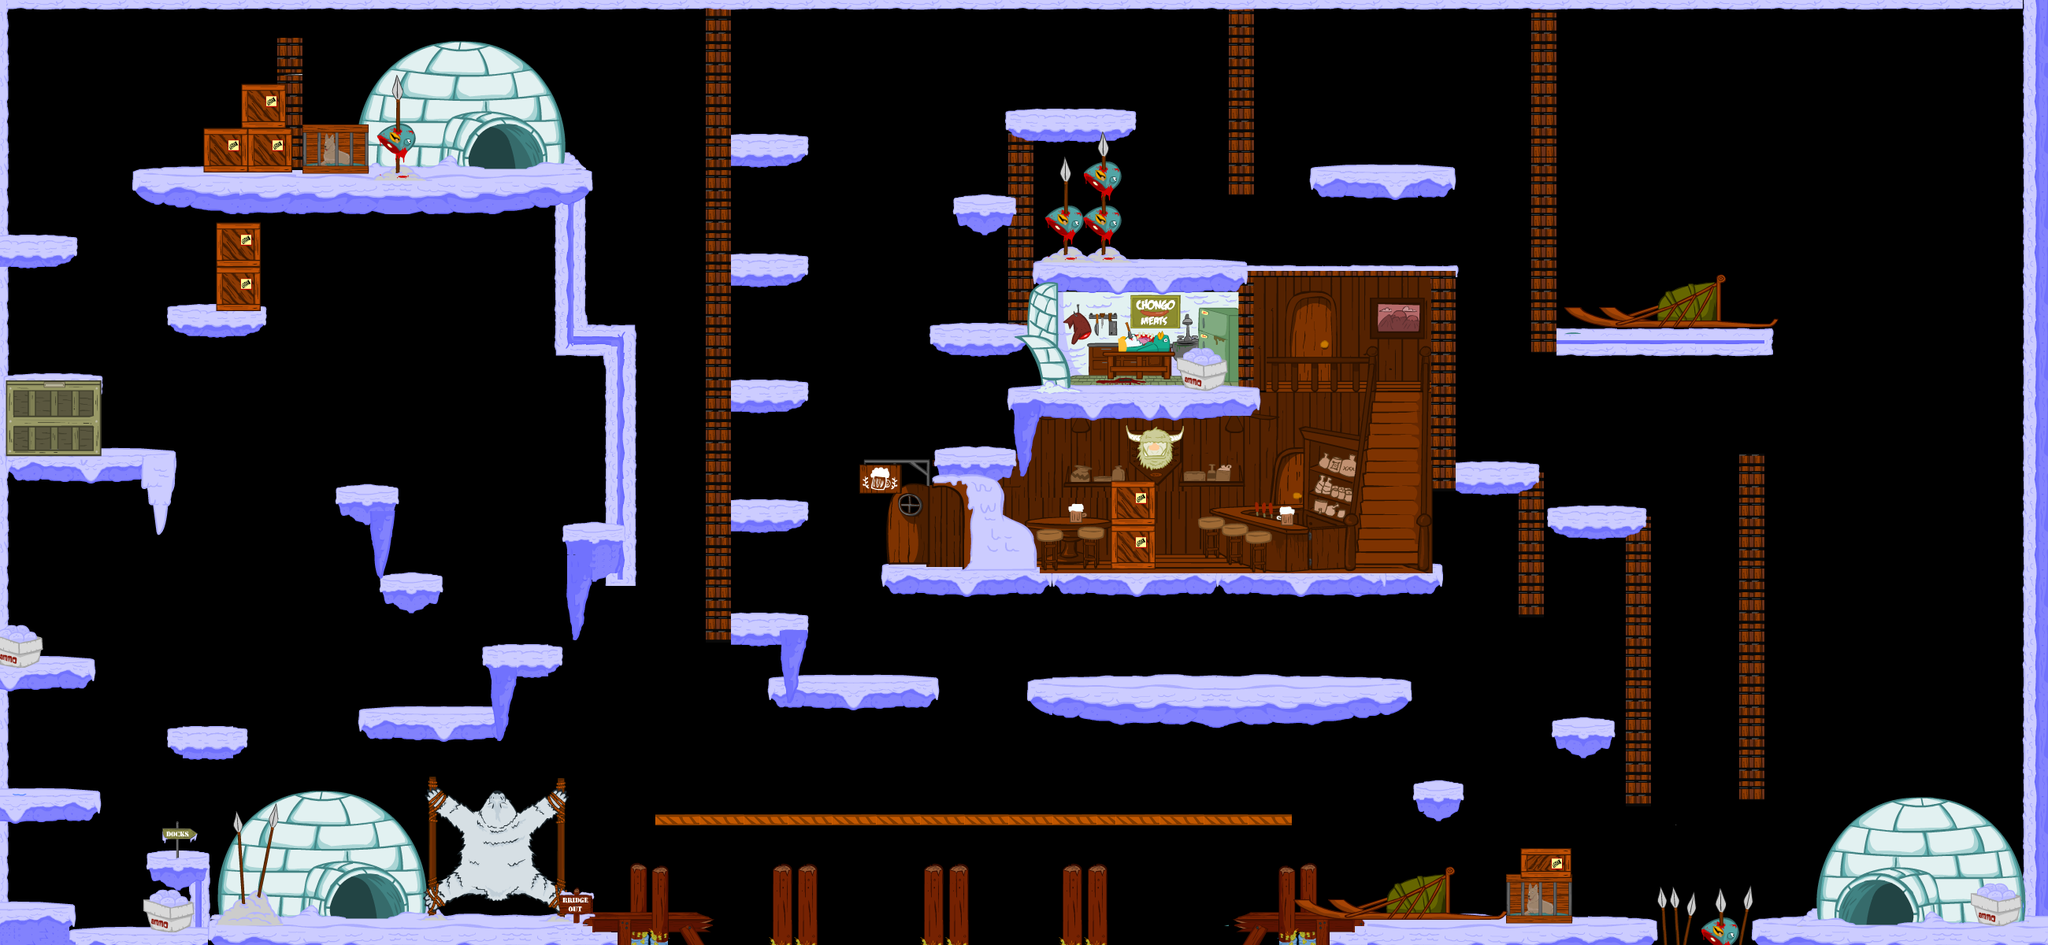

This is a level from a 2D game, rendered from its Tiled map with the project's own tilesets. A one-line summary and the map file follow, with tile-layer data summarised:
An orthogonal 325x150 tile map with 8x8 px tiles, 11 tile layers (sub2, sub1, main, actors3, ...), 3 tilesets and 191 objects.

<map version="1.0" orientation="orthogonal" width="325" height="150" tilewidth="8" tileheight="8">
 <tileset firstgid="1" name="snowball" tilewidth="8" tileheight="8">
  <image source="snowball.png" width="114" height="69" />
 </tileset>
 <tileset firstgid="113" name="rope" tilewidth="8" tileheight="8">
  <image source="rope.png" width="64" height="20" />
 </tileset>
 <tileset firstgid="129" name="levelThreeTiles" tilewidth="8" tileheight="8">
  <image source="levelThreeTiles.png" width="800" height="1000" />
 </tileset>
 <layer name="sub2" width="325" height="150">
  <data>[48750 cells, 3255 non-empty, 380 distinct tile ids]</data>
 </layer>
 <layer name="sub1" width="325" height="150">
  <data>[48750 cells, 2535 non-empty, 1692 distinct tile ids]</data>
 </layer>
 <layer name="main" width="325" height="150">
  <data>[48750 cells, 9857 non-empty, 4716 distinct tile ids]</data>
 </layer>
 <layer name="actors3" width="325" height="150">
  <data>[48750 cells, 562 non-empty, 426 distinct tile ids]</data>
 </layer>
 <layer name="mapActors2" width="325" height="150">
  <data>[48750 cells, 4318 non-empty, 2537 distinct tile ids]</data>
 </layer>
 <layer name="mapActors" width="325" height="150">
  <data>[48750 cells, 1857 non-empty, 1641 distinct tile ids]</data>
 </layer>
 <layer name="player" width="325" height="150">
  <data>[48750 cells, 0 non-empty, 0 distinct tile ids]</data>
 </layer>
 <layer name="above2" width="325" height="150">
  <data>[48750 cells, 150 non-empty, 136 distinct tile ids]</data>
 </layer>
 <layer name="mapActorsAbvove" width="325" height="150">
  <data>[48750 cells, 1103 non-empty, 1090 distinct tile ids]</data>
 </layer>
 <layer name="snowballSpawn" width="325" height="150">
  <data>[48750 cells, 11 non-empty, 9 distinct tile ids]</data>
 </layer>
 <layer name="rope" width="325" height="150">
  <data>[48750 cells, 202 non-empty, 14 distinct tile ids]</data>
 </layer>
 <objectgroup name="Start" width="325" height="150">
  <object x="63" y="1095" />
 </objectgroup>
 <objectgroup name="Collision" width="325" height="150">
  <object x="0" y="1008" width="120" height="8" />
  <object x="192" y="1088" width="64" height="8" />
  <object x="264" y="1168" width="632" height="8" />
  <object x="1568" y="1168" width="528" height="8" />
  <object x="224" y="928" width="80" height="8" />
  <object x="464" y="904" width="184" height="8" />
  <object x="624" y="824" width="96" height="8" />
  <object x="720" y="672" width="56" height="8" />
  <object x="1440" y="720" width="352" height="8" />
  <object x="440" y="624" width="56" height="8" />
  <object x="128" y="576" width="88" height="8" />
  <object x="0" y="480" width="120" height="8" />
  <object x="0" y="304" width="88" height="8" />
  <object x="384" y="224" width="352" height="8" />
  <object x="744" y="416" width="56" height="8" />
  <object x="1024" y="856" width="152" height="8" />
  <object x="1320" y="864" width="456" height="8" />
  <object x="1800" y="1000" width="48" height="8" />
  <object x="1937" y="1079" width="48" height="8" />
  <object x="1976" y="920" width="88" height="8" />
  <object x="928" y="784" width="88" height="8" />
  <object x="1128" y="720" width="280" height="8" />
  <object x="928" y="176" width="88" height="8" />
  <object x="928" y="328" width="88" height="8" />
  <object x="928" y="488" width="88" height="8" />
  <object x="928" y="640" width="88" height="8" />
  <object x="1192" y="576" width="88" height="8" />
  <object x="1288" y="496" width="248" height="8" />
  <object x="1192" y="416" width="88" height="8" />
  <object x="1224" y="256" width="56" height="8" />
  <object x="1288" y="144" width="144" height="8" />
  <object x="1312" y="336" width="272" height="8" />
  <object x="1672" y="216" width="168" height="8" />
  <object x="1416" y="592" width="16" height="8" />
  <object x="1960" y="648" width="128" height="8" />
  <object x="360" y="48" width="16" height="8" />
  <object x="317" y="108" width="40" height="8" />
  <object x="268" y="164" width="40" height="8" />
  <object x="176" y="224" width="80" height="8" />
  <object x="384" y="160" width="72" height="8" />
  <object x="2232" y="1168" width="368" height="8" />
  <object x="2216" y="576" width="16" height="8" />
  <object x="1848" y="592" width="104" height="8" />
  <object x="1976" y="424" width="272" height="24" />
  <object x="1976" y="416" width="264" height="8" />
  <object x="504" y="736" width="48" height="8" />
  <object x="224" y="392" width="48" height="8" />
  <object x="0" y="1152" width="88" height="8" />
  <object x="96" y="1184" width="144" height="8" />
  <object x="280" y="328" width="16" height="8" />
  <object x="1586" y="339" width="256" height="8" />
  <object x="8" y="840" width="104" height="8" />
 </objectgroup>
 <objectgroup name="Walls" width="325" height="150">
  <object x="240" y="1096" width="24" height="80" />
  <object x="216" y="936" width="96" height="24" />
  <object x="456" y="912" width="192" height="24" />
  <object x="616" y="832" width="32" height="72" />
  <object x="992" y="864" width="192" height="24" />
  <object x="720" y="680" width="8" height="144" />
  <object x="736" y="744" width="8" height="112" />
  <object x="1312" y="872" width="472" height="24" />
  <object x="1792" y="1008" width="64" height="24" />
  <object x="1929" y="1087" width="64" height="56" />
  <object x="1968" y="928" width="96" height="24" />
  <object x="896" y="0" width="32" height="816" />
  <object x="432" y="632" width="72" height="24" />
  <object x="120" y="488" width="8" height="96" />
  <object x="0" y="584" width="224" height="96" />
  <object x="0" y="312" width="96" height="24" />
  <object x="168" y="232" width="544" height="24" />
  <object x="712" y="232" width="32" height="216" />
  <object x="896" y="1176" width="8" height="24" />
  <object x="1560" y="1176" width="8" height="24" />
  <object x="744" y="424" width="64" height="24" />
  <object x="0" y="704" height="304" />
  <object x="0" y="352" width="8" height="128" />
  <object x="0" y="0" width="8" height="304" />
  <object x="1016" y="792" width="8" height="56" />
  <object x="1120" y="728" width="680" height="24" />
  <object x="1664" y="224" width="184" height="24" />
  <object x="1568" y="344" width="32" height="152" />
  <object x="1280" y="152" width="32" height="272" />
  <object x="1312" y="344" width="256" height="24" />
  <object x="1312" y="152" width="128" height="24" />
  <object x="1216" y="264" width="64" height="24" />
  <object x="1184" y="584" width="128" height="24" />
  <object x="1280" y="528" width="32" height="56" />
  <object x="1280" y="504" width="320" height="24" />
  <object x="1408" y="600" width="32" height="120" />
  <object x="928" y="648" width="96" height="24" />
  <object x="928" y="496" width="96" height="24" />
  <object x="928" y="336" width="96" height="24" />
  <object x="928" y="184" width="96" height="24" />
  <object x="1560" y="0" width="32" height="248" />
  <object x="928" y="0" width="632" height="8" />
  <object x="776" y="448" width="32" height="296" />
  </objectgroup>
 <objectgroup name="Corner" width="325" height="150">
  <!-- 72 objects omitted --></objectgroup>
 <objectgroup name="zip" width="325" height="150">
  <!-- 19 objects omitted --></objectgroup>
 <objectgroup name="yeti" width="325" height="150">
  <!-- 17 objects omitted --></objectgroup>
 <objectgroup name="yeti_patrol" width="325" height="150">
  <!-- 12 objects omitted --></objectgroup>
 <objectgroup name="deathPit" width="325" height="150">
  <!-- 9 objects omitted --></objectgroup>
 <objectgroup name="snow" width="325" height="150">
  <!-- 8 objects omitted --></objectgroup>
 <objectgroup name="fish" width="325" height="150">
  <!-- 4 objects omitted --></objectgroup>
 <objectgroup name="egg" width="325" height="150" />
</map>
<!-- 95 of 191 objects omitted -->